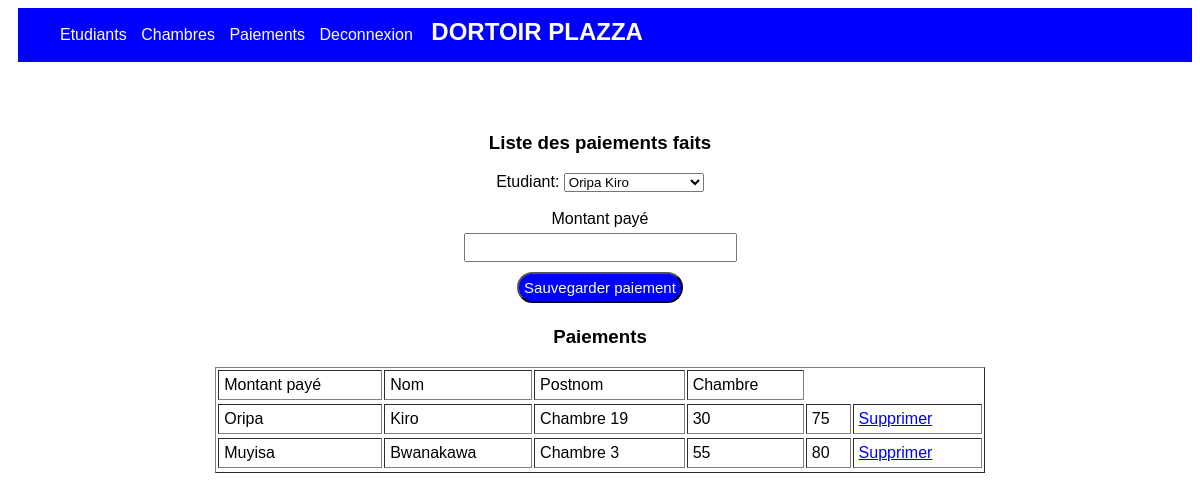
/paiements.php, run on the app's committed database.
### tables this page shows
CREATE TABLE `etudiants` (
  `id_etudiant` int(11) NOT NULL,
  `nom` text DEFAULT NULL,
  `postnom` text DEFAULT NULL,
  `id_chambre` int(11) DEFAULT NULL,
  `montant_paye` float DEFAULT NULL
);

CREATE TABLE `chambres` (
  `id_chambre` int(11) NOT NULL,
  `designation` text DEFAULT NULL,
  `rang` text DEFAULT NULL,
  `montant_total` float DEFAULT NULL
);

### paiements.php (the view, shortened to what this page needs)
<!DOCTYPE html>
<html lang="en">
<head>
</head>
<body>
<div  style="background-color:blue;padding:2px;top:0;margin-left:10px;color:white;">
<div style="display:inline-block;">
<nav>
    <ul>
    <li><a href="etudiants.php">Etudiants</a></li>
    <li><a href="chambres.php">Chambres</a></li>
    <li><a href="paiements.php">Paiements</a></li>
    <li><a href="index.php">Deconnexion</a></li>
    </ul>
    </nav>
</div>
<h2 style="margin:4px;display:inline-block;">DORTOIR PLAZZA</h2>
</div>
    <div>
    <form action="" method="POST">
        <div align="center">
        <h3>Liste des paiements faits</h3>
       <div>
        <label for="">Etudiant: </label>
        <select name="id_etudiant" id="">
        <?php
            include("connexion.php");
            $select=$con->query("SELECT * FROM etudiants");
            while($resultat=$select->fetch()){
                echo "<option value=".$resultat['id_etudiant'].">".$resultat['nom']." ".$resultat['postnom']."</option>";
            }
        ?>
        </select>
       </div><br>
       <label for="">Montant payé</label><br>
        <input type="number" name="montant" min="0"><br>
        <input type="submit" value="Sauvegarder paiement" id="btn">
        </div>
        <div align="center">
        <h3>Paiements</h3>
        <table border="1">
            <tr id="entete">
                <td>Montant payé</td>
                <td>Nom</td>
                <td>Postnom</td>
                <td>Chambre</td>
            </tr>
            <tr>
            <?php
            include("connexion.php");
            $select=$con->query("SELECT * FROM etudiants INNER JOIN chambres ON etudiants.id_chambre=chambres.id_chambre");
            while($resultat=$select->fetch()){
                echo "<tr>";
                echo "<td>".$resultat['nom']."</td>";
                echo "<td>".$resultat['postnom']."</td>";
                echo "<td>".$resultat['designation']."</td>";
                echo "<td>".$resultat['montant_paye']."</td>";
                echo "<td>".$resultat['montant_total']."</td>";
                echo "<td><a href='etudiants.php?id=".$resultat['id_etudiant']."'>Supprimer</a></td>";
                echo "<tr>";
            }
        ?>
        </tr>
        </table>
</body>
</html>

### paiements.php (style rules this page uses)
body { font-family:arial; }
input { font-size:20px; margin:5px; }
form { margin-top:70px; }
#btn { background-color:blue; padding:5px; border-radius:20px; font-size:15px; cursor:pointer; color:white; }
ul li { list-style-type:none; display:inline-block; color:white; }
li a { color:white; text-decoration:none; padding-right:10px; }
td { padding:5px; }
table { width:65%; }

### data on the page
etudiants: nom "Oripa", postnom "Kiro", id_chambre.designation "Chambre 19", montant_paye "30", id_chambre.montant_total "75"
etudiants: nom "Muyisa", postnom "Bwanakawa", id_chambre.designation "Chambre 3", montant_paye "55", id_chambre.montant_total "80"

### other printed values
form field id_etudiant "Oripa Kiro"
